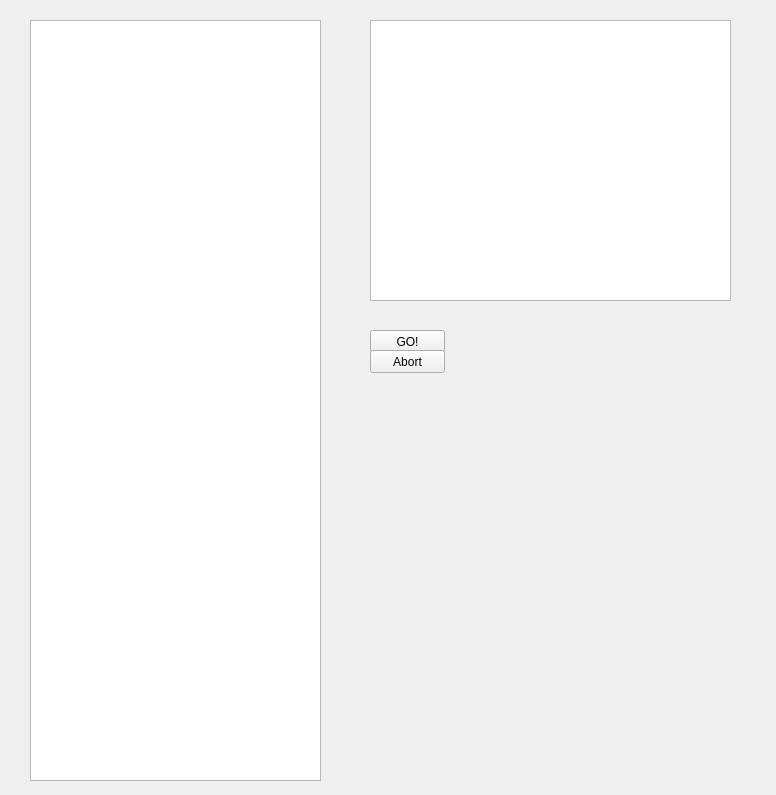
<?xml version="1.0" encoding="UTF-8"?>
<ui version="4.0">
 <class>Widget</class>
 <widget class="QWidget" name="Widget">
  <property name="geometry">
   <rect>
    <x>0</x>
    <y>0</y>
    <width>776</width>
    <height>795</height>
   </rect>
  </property>
  <property name="windowTitle">
   <string>Widget</string>
  </property>
  <widget class="PlotWidget" name="plotter">
   <property name="geometry">
    <rect>
     <x>370</x>
     <y>20</y>
     <width>361</width>
     <height>281</height>
    </rect>
   </property>
  </widget>
  <widget class="ImageView" name="imager">
   <property name="geometry">
    <rect>
     <x>30</x>
     <y>20</y>
     <width>291</width>
     <height>761</height>
    </rect>
   </property>
  </widget>
  <widget class="QPushButton" name="go_button">
   <property name="geometry">
    <rect>
     <x>370</x>
     <y>330</y>
     <width>75</width>
     <height>23</height>
    </rect>
   </property>
   <property name="text">
    <string>GO!</string>
   </property>
  </widget>
  <widget class="QPushButton" name="abort_button">
   <property name="geometry">
    <rect>
     <x>370</x>
     <y>350</y>
     <width>75</width>
     <height>23</height>
    </rect>
   </property>
   <property name="text">
    <string>Abort</string>
   </property>
  </widget>
 </widget>
 <layoutdefault spacing="6" margin="11"/>
 <customwidgets>
  <customwidget>
   <class>PlotWidget</class>
   <extends>QGraphicsView</extends>
   <header>pyqtgraph</header>
  </customwidget>
  <customwidget>
   <class>ImageView</class>
   <extends>QGraphicsView</extends>
   <header>pyqtgraph</header>
  </customwidget>
 </customwidgets>
 <resources/>
 <connections/>
</ui>
